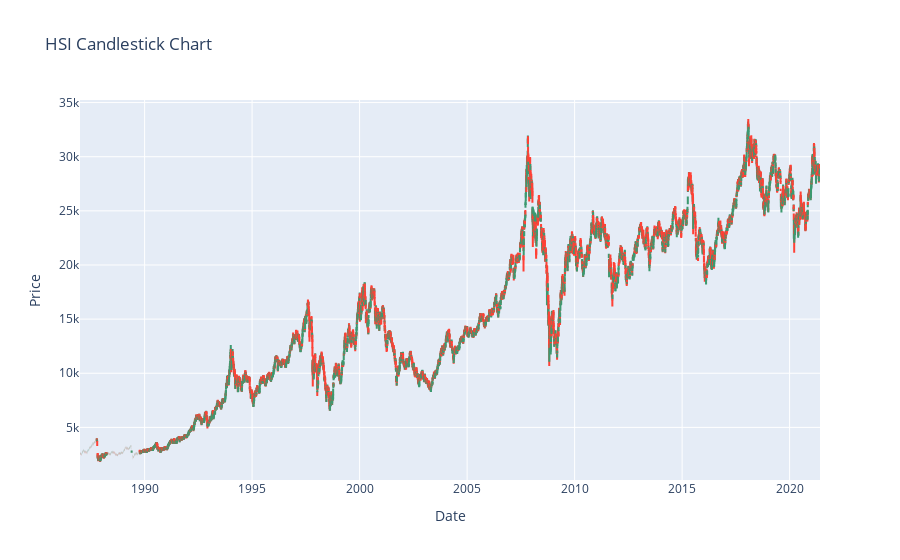

This figure's notebook cell:
### Code cell
#Candlestick Chart:
import plotly.graph_objects as go

fig = go.Figure(data=[go.Candlestick(x=hsi_data['Date'],
                open=hsi_data['Open'],
                high=hsi_data['High'],
                low=hsi_data['Low'],
                close=hsi_data['Close'])])

fig.update_layout(title='HSI Candlestick Chart',
                  xaxis_title='Date',
                  yaxis_title='Price',
                  xaxis_rangeslider_visible=False)

fig.show()

### Figure 1 — Plotly figure (JSON) as saved in the notebook; plotly's stock layout.template omitted (floating-point values rounded to 4 significant figures; data arrays with more than 128 entries replaced by an {"elided": "..."} marker saying what was removed)
{"data": [{"close": {"elided": "8492 float values"}, "high": {"elided": "8492 float values"}, "low": {"elided": "8492 float values"}, "open": {"elided": "8492 float values"}, "type": "candlestick", "x": {"elided": "8492 str values"}}], "layout": {"title": {"text": "HSI Candlestick Chart"}, "xaxis": {"rangeslider": {"visible": false}, "title": {"text": "Date"}}, "yaxis": {"title": {"text": "Price"}}}}
